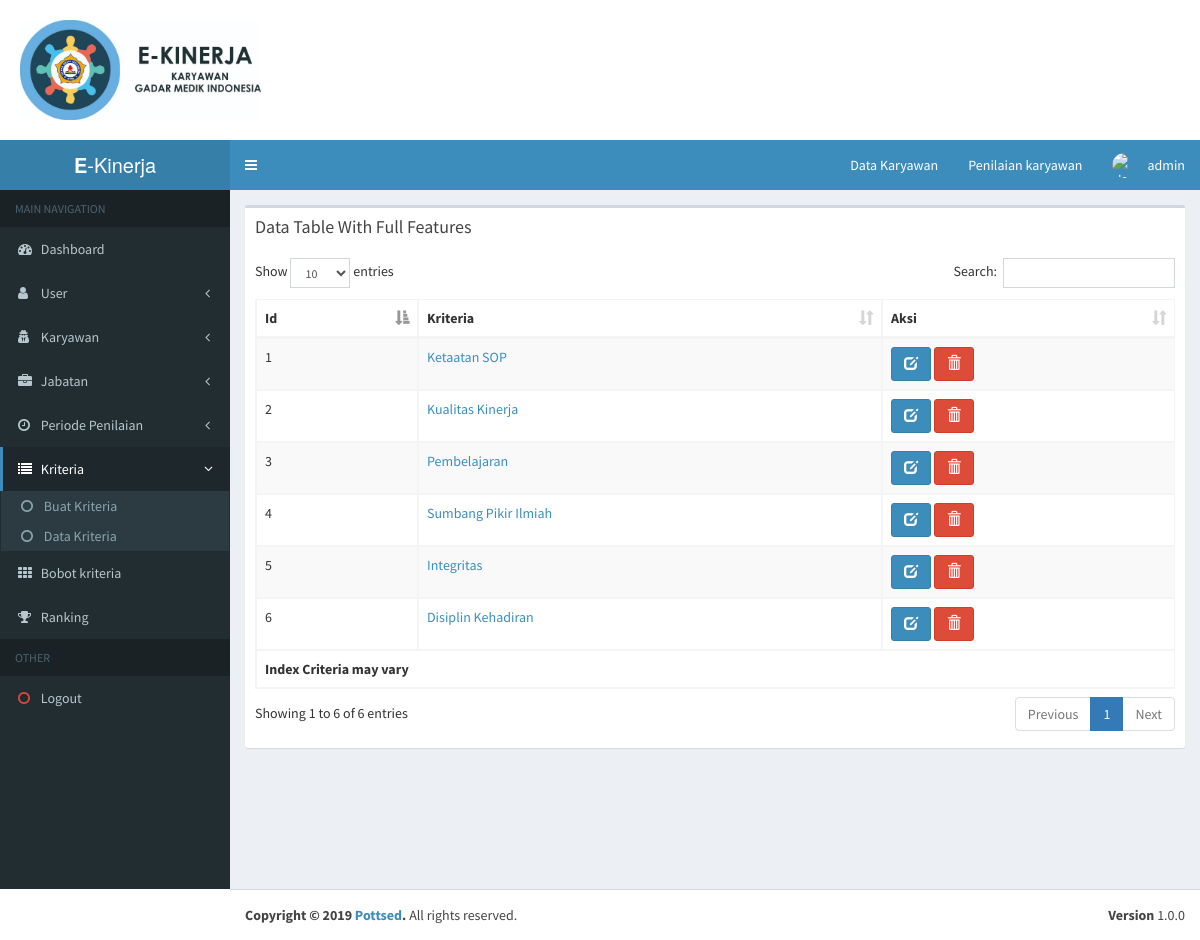
Page /index.php?p=criteria (signed in) on the committed database.
### tables this page shows
CREATE TABLE `kriteria` (
  `id_kriteria` int(11) NOT NULL,
  `kriteria` varchar(125) NOT NULL,
  `seo` varchar(50) NOT NULL
);

### page/kriteria/index.php (the view, shortened to what this page needs)
<div class="row">
    <div class="col-xs-12">
      <div class="box">
        <div class="box-header">
          <h3 class="box-title">Data Table With Full Features</h3>
        </div>
        <div class="box-body">
          <table id="example1" class="table table-bordered table-striped">
            <thead>
            <tr>
              <th>Id</th>
              <th>Kriteria</th>
              <th>Aksi</th>
            </tr>
            </thead>
            <tbody>
            	<?php
            		$sql = "select * from kriteria";
            		$query = mysqli_query($con, $sql);
            		while ($row = mysqli_fetch_assoc($query)):
            	 ?>
            	 <tr>
            	 	<td><?= $row['id_kriteria'] ?></td>
            	 	<td><a href="index.php?p=criteria&act=show&id=<?= $row['id_kriteria'] ?>"><?= $row['kriteria'] ?></a></td>
                <td>
                  <a href="index.php?p=criteria&act=edit&id=<?= $row['id_kriteria'] ?>" class="btn btn-primary"><i class="glyphicon glyphicon-edit"></i></a>
                  <a href="index.php?p=criteria&delete&id=<?= $row['id_kriteria'] ?>" class="btn btn-danger" onclick="return confirm('Jika data dihapus, maka data bobot kriteria akan direset?')"><i class="glyphicon glyphicon-trash"></i></a>
                </td>
            	 </tr>
            	<?php endwhile; ?>
            </tbody>
            <tfoot>
            <tr>
              <th colspan="3">Index Criteria may vary</th>
            </tr>
            </tfoot>
          </table>
        </div>
      </div>
    </div>
  </div>

### rows in the picture
kriteria: id_kriteria "1", kriteria "Ketaatan SOP"
kriteria: id_kriteria "2", kriteria "Kualitas Kinerja"
kriteria: id_kriteria "3", kriteria "Pembelajaran"
kriteria: id_kriteria "4", kriteria "Sumbang Pikir Ilmiah"
kriteria: id_kriteria "5", kriteria "Integritas"
kriteria: id_kriteria "6", kriteria "Disiplin Kehadiran"

### other values in the picture
$_SESSION['name'] "admin"
